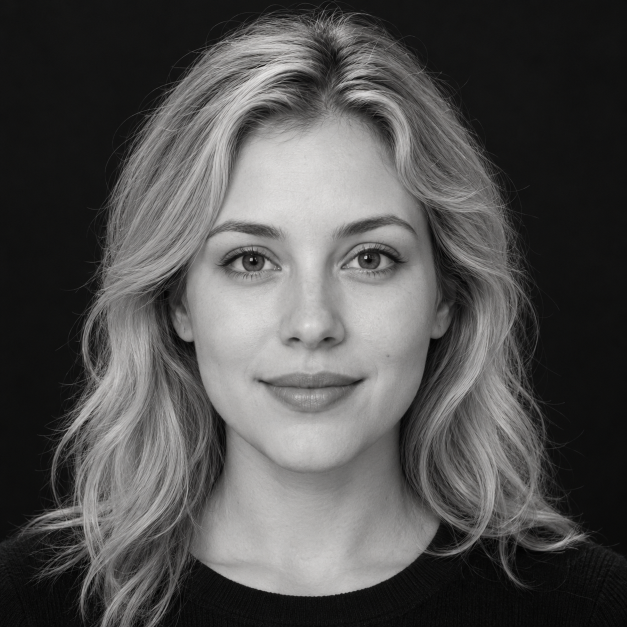
#> input picture assets/f1.png, 1254 x 1254 px, found by its file name (shown at 1/2 size)
$ jupyter execute --allow-errors Lab4.ipynb
#> lines starting #> are read from the running program, lines starting #| are printed output that depends on the picture; after the words box and inside, x2 and y2 are one past the last pixel; in counts of white or black regions, pixels touching at a corner belong together
<a href="https://colab.research.google.com/github/Ahmed-Mazhar1/Computer-Vision/blob/main/Lab4.ipynb" target="_parent"></a>

[cell 1]
import cv2
import numpy as np
import matplotlib.pyplot as plt

from pathlib import Path

A = cv2.cvtColor(cv2.imread('/content/f1.png'), cv2.COLOR_BGR2GRAY).astype(np.float32)
#> A: shape (1254, 1254) float32; min 0, max 232, mean 80.4
B = cv2.cvtColor(cv2.imread('/content/f2.png'), cv2.COLOR_BGR2GRAY).astype(np.float32)
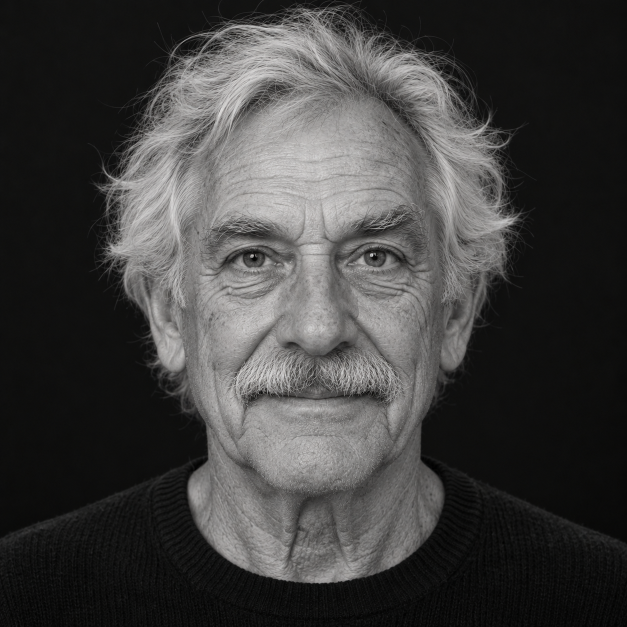
#> input picture assets/f2.png, 1254 x 1254 px, found by its file name (shown at 1/2 size)
#> B: shape (1254, 1254) float32; min 0, max 232, mean 63.4

# Resize B if the dimensions are different
if A.shape != B.shape:
    B = cv2.resize(
        B,
        (A.shape[1], A.shape[0]),
        interpolation=cv2.INTER_LINEAR
    )
    # interpolation: When resizing image B, estimate new pixel values by taking weighted averages of nearby pixels to produce a smooth result.

[cell 2]
# Display both images
plt.figure(figsize=(10, 4))

plt.subplot(1, 2, 1)
plt.imshow(A, cmap="gray", vmin=0, vmax=255)
plt.title("Image A")
plt.axis("off")

plt.subplot(1, 2, 2)
plt.imshow(B, cmap="gray", vmin=0, vmax=255)
plt.title("Image B")
plt.axis("off")

plt.tight_layout()
plt.show()

[cell 3]
sigma_low = 12
sigma_high = 15

low = cv2.GaussianBlur(A, (0, 0), sigma_low)

blurred_B = cv2.GaussianBlur(B, (0, 0), sigma_high)
high = B - blurred_B

hybrid = np.clip(low + high, 0, 255).astype(np.uint8)

hybrid_uint8 = hybrid.astype(np.uint8)

thumbnail = cv2.resize(
    hybrid_uint8,
    None,
    fx=0.2,
    fy=0.2,
    interpolation=cv2.INTER_AREA
)

fig, ax = plt.subplots(1, 2, figsize=(12, 5))

ax[0].imshow(hybrid, cmap='gray', vmin=0, vmax=255)
ax[0].set_title("Close View")
ax[0].axis("off")

ax[1].imshow(
    hybrid,
    cmap='gray',
    vmin=0,
    vmax=255,
    extent=(0, 1, 0, 1)
)
ax[1].set_xlim(-2, 3)
ax[1].set_ylim(-2, 3)
ax[1].set_title("Far View")
ax[1].axis("off")

plt.show()

[cell 4]
shape = cv2.cvtColor(cv2.imread('/content/shape.jpg'), cv2.COLOR_BGR2GRAY)
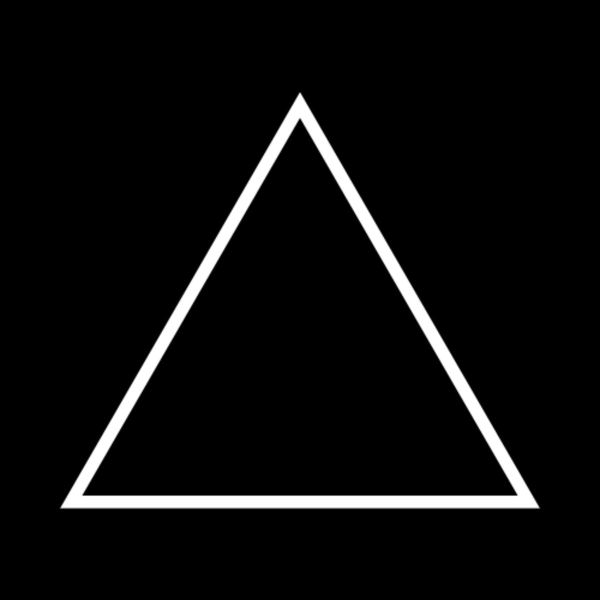
#> input picture assets/shape.jpg, 1200 x 1200 px, found by its file name (shown at 1/2 size)
#> shape: shape (1200, 1200); min 0, max 255, mean 12.4
coins = cv2.cvtColor(cv2.imread('/content/coins.jpg'), cv2.COLOR_BGR2GRAY)
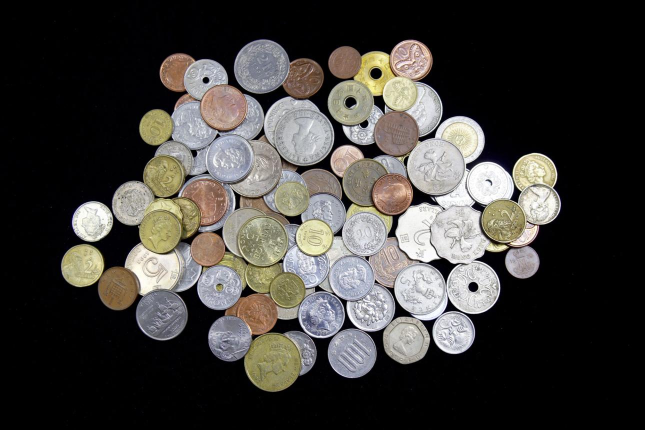
#> input picture assets/coins.jpg, 1290 x 860 px, found by its file name (shown at 1/2 size)
#> coins: shape (860, 1290); min 0, max 255, mean 63.6
r1 = cv2.cvtColor(cv2.imread('/content/road1.jpg'), cv2.COLOR_BGR2GRAY)
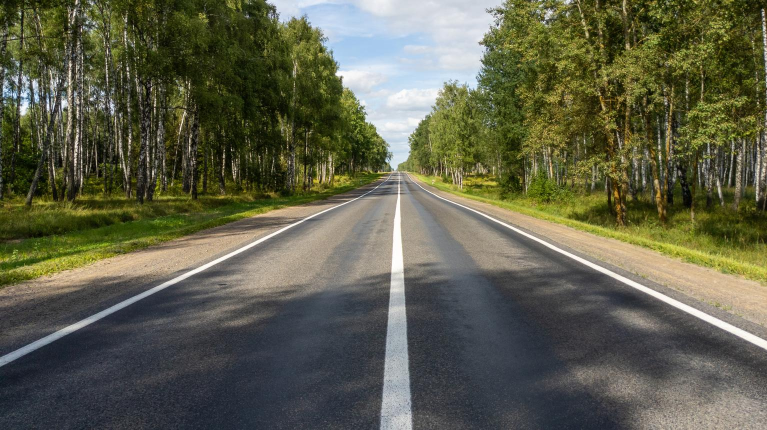
#> input picture assets/road1.jpg, 1534 x 860 px, found by its file name (shown at 1/2 size)
#> r1: shape (860, 1534); min 0, max 255, mean 92.9
r2 = cv2.cvtColor(cv2.imread('/content/road2.jpg'), cv2.COLOR_BGR2GRAY)
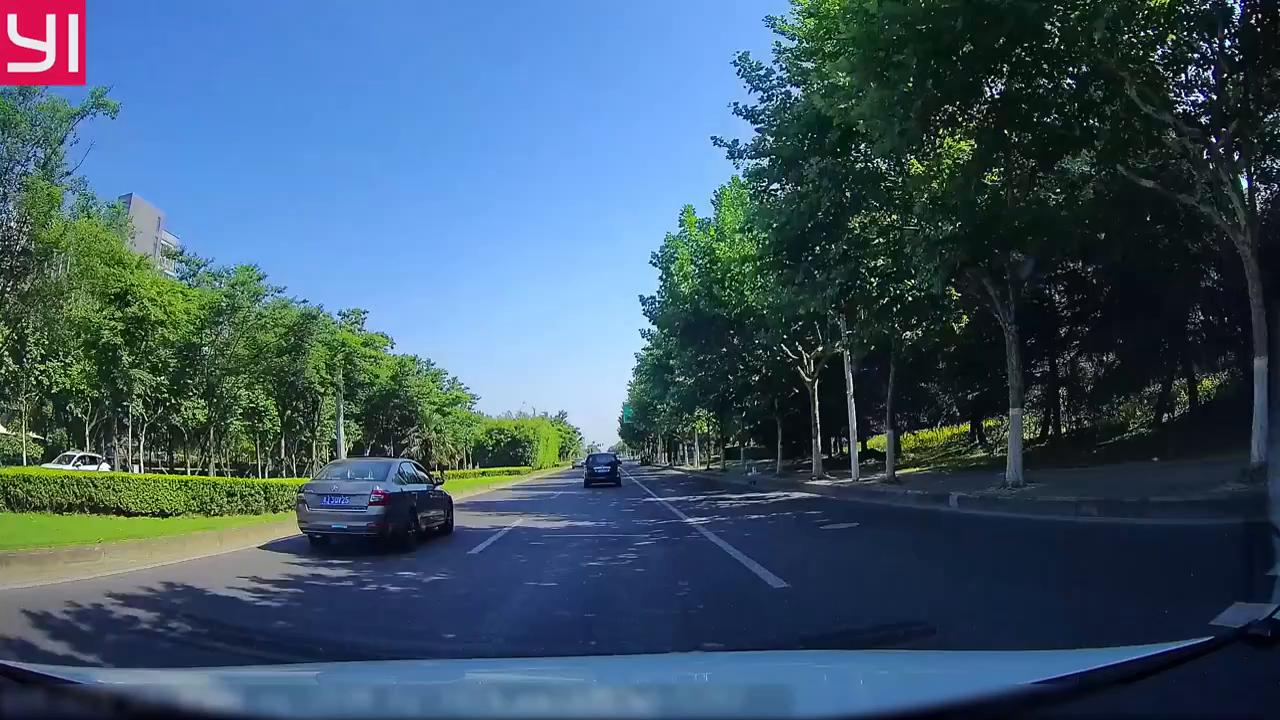
#> input picture assets/road2.jpg, 1280 x 720 px, found by its file name
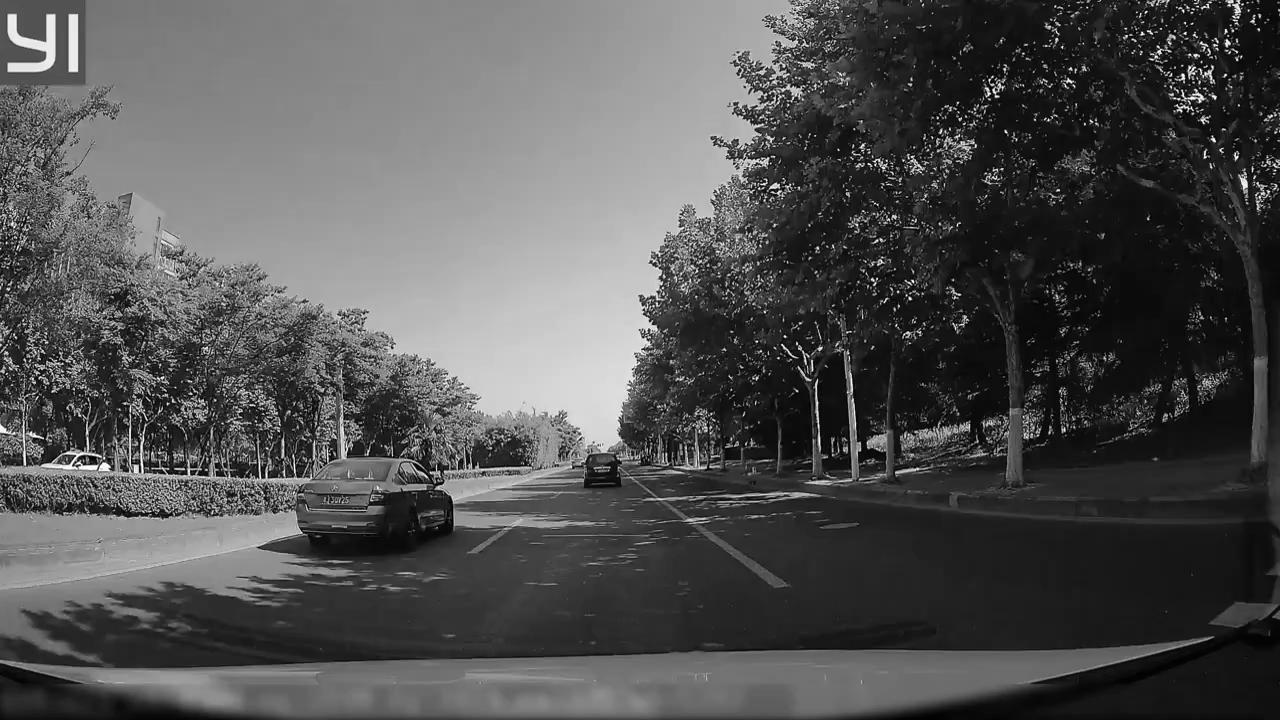
#> r2: shape (720, 1280); min 0, max 255, mean 82.2
#> (the rest of this cell did not finish here and is left out)

[cell 5]
# Task 1
threshold_pairs = [(10, 50), (50, 150), (150, 250)]
#> threshold_pairs = [(10, 50), (50, 150), (150, 250)]

#> (the rest of this cell did not finish here and is left out)

[cell 6]
blur1 = cv2.GaussianBlur(r1, (0, 0), sigmaX=1)
blur3 = cv2.GaussianBlur(r1, (0, 0), sigmaX=3)

edges1 = cv2.Canny(blur1, 50, 150)
#> edges1: shape (860, 1534); 10.2% white in thin lines or dots
edges3 = cv2.Canny(blur3, 50, 150)
#> edges3: shape (860, 1534); 0.38% white in thin lines or dots

edges11 = cv2.Canny(blur1, 150, 250)
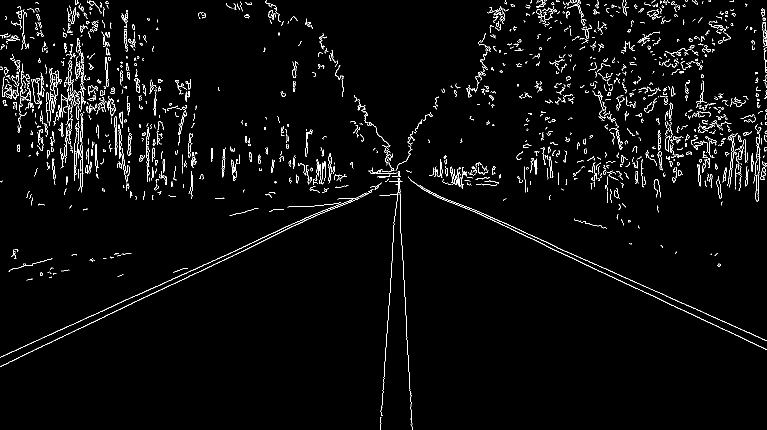
#> edges11: shape (860, 1534) (shown at 1/2 size); 2.8% white in thin lines or dots
edges33 = cv2.Canny(blur3, 150, 250)
#> edges33: shape (860, 1534); every value is 0

plt.figure(figsize=(10, 8))

plt.subplot(2, 2, 1)
plt.imshow(edges1, cmap='gray')
plt.title("Sigma = 1, 50-150")
plt.axis("off")

plt.subplot(2, 2, 2)
plt.imshow(edges3, cmap='gray')
plt.title("Sigma = 3, 50-150")
plt.axis("off")

plt.subplot(2, 2, 3)
plt.imshow(edges11, cmap='gray')
plt.title("Sigma = 1, 150-250")
plt.axis("off")

plt.subplot(2, 2, 4)
plt.imshow(edges11, cmap='gray')
plt.title("Sigma = 3, 150-250")
plt.axis("off")

Lower Canny thresholds detect more edges, including weak lane markings, trees, and noise. Higher thresholds suppress weak edges but may also remove faint lane markings. Gaussian blur reduces small image details before edge detection, with larger sigma values producing stronger smoothing. The best combination is the one that preserves continuous lane markings while minimizing unwanted tree edges; this must be determined by comparing the results on road1.jpg.

[cell 7]
#Task 2
edges = cv2.Canny(shape, 50, 150)
#> edges: shape (1200, 1200); 0.46% white in thin lines or dots, all inside (x1, y1, x2, y2) = (120, 186, 1080, 1018)

lines = cv2.HoughLines(
    edges,
    rho=1,
    theta=np.pi / 180,
    threshold=80
)
#> lines = 30 rows, first 8: [1017, 1.57], [-427, 2.62], [991, 1.57], [637, 0.524], [-401, 2.62], [611, 0.524], [629, 0.506], [606, 0.506]

if lines is not None:
    for line in lines:
        rho, theta = line[0]
        print(f"rho = {rho:.2f}, theta = {np.degrees(theta):.2f} degrees")
#> this loop made 30 passes
#> (rho, theta) on passes 1 to 12: (1017, 1.57), (-427, 2.62), (991, 1.57), (637, 0.524), (-401, 2.62), (611, 0.524), (629, 0.506), (606, 0.506), (-445, 2.64), (626, 0.506), (647, 0.541), (-387, 2.6)
#| rho = 1017.00, theta = 90.00 degrees
#| rho = -427.00, theta = 150.00 degrees
#| rho = 991.00, theta = 90.00 degrees
#| rho = 637.00, theta = 30.00 degrees
#| rho = -401.00, theta = 150.00 degrees
#| rho = 611.00, theta = 30.00 degrees
#| rho = 629.00, theta = 29.00 degrees
#| rho = 606.00, theta = 29.00 degrees
#> (further printed lines are left out)
else:
    print("No lines detected")

rho=x cos(theta)+y sin(theta)

rho = 1017 , theta = 90

1017= 0x + y

y= 1017

x= 500 , x=800

rho=500(0)+1017(1)=1017

rho=800(0)+1017(1)=1017

Both points satisfy the detected Hough line equation.

[cell 8]
output = shape.copy()

if lines is not None:
    for line in lines:
        rho, theta = line[0]

        a = np.cos(theta)
        b = np.sin(theta)

        x0 = a * rho
        y0 = b * rho

        x1 = int(x0 + 1000 * (-b))
        y1 = int(y0 + 1000 * a)

        x2 = int(x0 - 1000 * (-b))
        y2 = int(y0 - 1000 * a)

        cv2.line(output, (x1, y1), (x2, y2), (0, 0, 255), 2)
#> this loop made 30 passes
#> (rho, theta, a, b, x0, y0, x1, y1) on passes 1 to 12: (1017, 1.57, -4.37e-08, 1, -4.45e-05, 1017, -1000, 1016), (-427, 2.62, -0.866, 0.5, 369.8, -213.5, -130, -1079), (991, 1.57, -4.37e-08, 1, -4.33e-05, 991, -1000, 990), (637, 0.524, 0.866, 0.5, 551.7, 318.5, 51, 1184), (-401, 2.62, -0.866, 0.5, 347.3, -200.5, -152, -1066), (611, 0.524, 0.866, 0.5, 529.1, 305.5, 29, 1171), (629, 0.506, 0.875, 0.485, 550.1, 304.9, 65, 1179), (606, 0.506, 0.875, 0.485, 530, 293.8, 45, 1168), (-445, 2.64, -0.875, 0.485, 389.2, -215.7, -95, -1090), (626, 0.506, 0.875, 0.485, 547.5, 303.5, 62, 1178), (647, 0.541, 0.857, 0.515, 554.6, 333.2, 39, 1190), (-387, 2.6, -0.857, 0.515, 331.7, -199.3, -183, -1056)
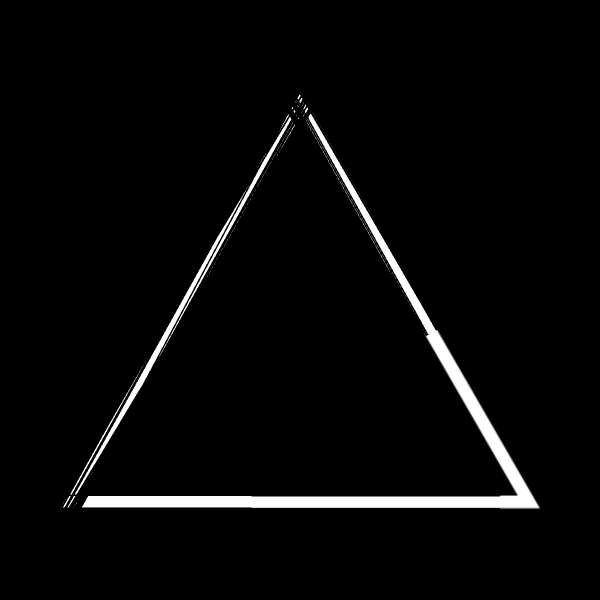
#> output: shape (1200, 1200) (shown at 1/2 size); min 0, max 255, mean 8.2

#> (the rest of this cell did not finish here and is left out)

[cell 9]
#Task 3
blur = cv2.GaussianBlur(coins, (9, 9), 2)

circles = cv2.HoughCircles(
    blur,
    cv2.HOUGH_GRADIENT,
    dp=1,
    minDist=40, #threshold of distnace between centers of any 2 circles detected
    param1=120, #High threshold, and the low threshold = 0.5*120
    param2=35,  #voting threshold
    minRadius=15,
    maxRadius=60
)
#> circles = 58 rows, first 8: [704.5, 706.5, 49.1], [545.5, 725.5, 57.2], [872.5, 333.5, 58.3], [323.5, 629.5, 51.2], [946.5, 574.5, 53.9], [701.5, 556.5, 42.9], [642.5, 629.5, 46.2], [731.5, 363.5, 47.1]

[cell 10]
img = cv2.cvtColor(coins, cv2.COLOR_GRAY2BGR)
output = img.copy()

if circles is not None:

    circles = np.round(circles[0]).astype(int)
#> circles = 58 rows, first 8: [704, 706, 49], [546, 726, 57], [872, 334, 58], [324, 630, 51], [946, 574, 54], [702, 556, 43], [642, 630, 46], [732, 364, 47]

    for x, y, r in circles:

        # Draw circle boundary
        cv2.circle(output, (x, y), r, (0, 255, 0), 2)

        # Draw circle center
        cv2.circle(output, (x, y), 3, (0, 0, 255), -1)
#> this loop made 58 passes
#> (x, y, r) on passes 1 to 12: (704, 706, 49), (546, 726, 57), (872, 334, 58), (324, 630, 51), (946, 574, 54), (702, 556, 43), (642, 630, 46), (732, 364, 47), (438, 576, 43), (1070, 350, 44), (610, 272, 58), (920, 280, 48)
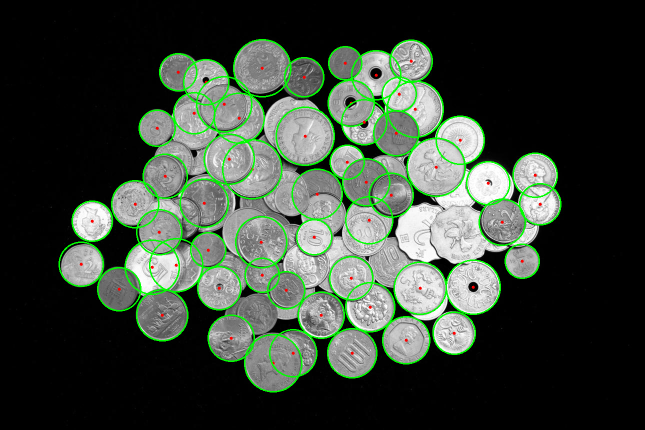
#> output: shape (860, 1290, 3) (shown at 1/2 size); mean B, G, R 58.1, 69.2, 58.4

    print("Number of coins:", len(circles))
#| Number of coins: 58

else:
    print("No circles detected")

# Display result
plt.figure(figsize=(8, 6))
plt.imshow(cv2.cvtColor(output, cv2.COLOR_BGR2RGB))
plt.title("Detected Coins")
plt.axis("off")
plt.show()

The param2 parameter mainly controls false positives. Lowering param2 makes circle detection less strict, which may detect more circles, including incorrect ones.

The minDist parameter mainly controls duplicate detections. Lowering minDist allows detected circle centers to be closer together, which may cause multiple detections of the same coin.

Therefore, param2 is important for reducing false positives, while minDist is important for preventing duplicate detections.

[cell 11]
# [137 lines left out: function detect_lanes, not called in this run]

[cell 12]
r1BGR= cv2.cvtColor(r1, cv2.COLOR_GRAY2BGR)
r2BGR= cv2.cvtColor(r2, cv2.COLOR_GRAY2BGR)
#> (the rest of this cell did not finish here and is left out)
